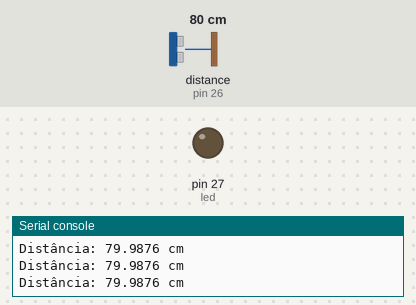
A program run on a simulated MicroPython board. Parts: output pins drawn as LEDs (lit = HIGH), the last lines printed to the serial console. Inputs (shaded band) come from the test bench; at power-on: distance to the obstacle (sensor on pin 26) 80 cm. The echo pulse lasts 58.3 µs per cm; pins used as bus, display or sensor lines are not drawn.

Above: at 1.2 s.
1.3 s: distance to the obstacle (sensor on pin 26) set to 12 cm
2.8 s: distance to the obstacle (sensor on pin 26) set to 9 cm
At 17.3 s:
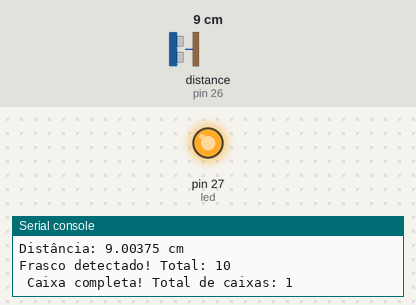
Timing chart, 0 to 34.0 s (numbered marks = the images above; inputs shaded):
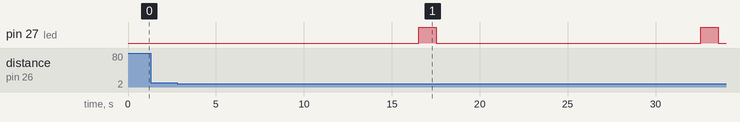

The program:

main.py
```python
from machine import Pin, time_pulse_us
import time


PINO_TRIG = 25
PINO_ECHO = 26
PINO_LED = 27

trig = Pin(PINO_TRIG, Pin.OUT)
echo = Pin(PINO_ECHO, Pin.IN)
led = Pin(PINO_LED, Pin.OUT)


frascos = 0
caixas = 0

def obter_distancia():
    trig.value(0)
    time.sleep_us(2)
    trig.value(1)
    time.sleep_us(10)
    trig.value(0)

    duracao = time_pulse_us(echo, 1, 30000)
    distancia = (duracao / 2) * 0.0343
    return distancia

while True:
    dist = obter_distancia()
    print("Distância:", dist, "cm")

    if dist < 10:
        frascos += 1
        print("Frasco detectado! Total:", frascos)

        if frascos == 10:
            caixas += 1
            frascos = 0
            print(" Caixa completa! Total de caixas:", caixas)
            led.value(1)
            time.sleep(1)
            led.value(0)

        time.sleep(1)
    else:
        led.value(0)

    time.sleep(0.5)
```

Measured:
- the behaviour switches between 11 and 10 cm on distance to the obstacle (sensor on pin 26) (found by bisection; images 0 and 1)
- after the input at 2.8 s, pin 27 (led): alternates HIGH for 1.0 s and LOW for 15.0 s, starting after 13.7 s
